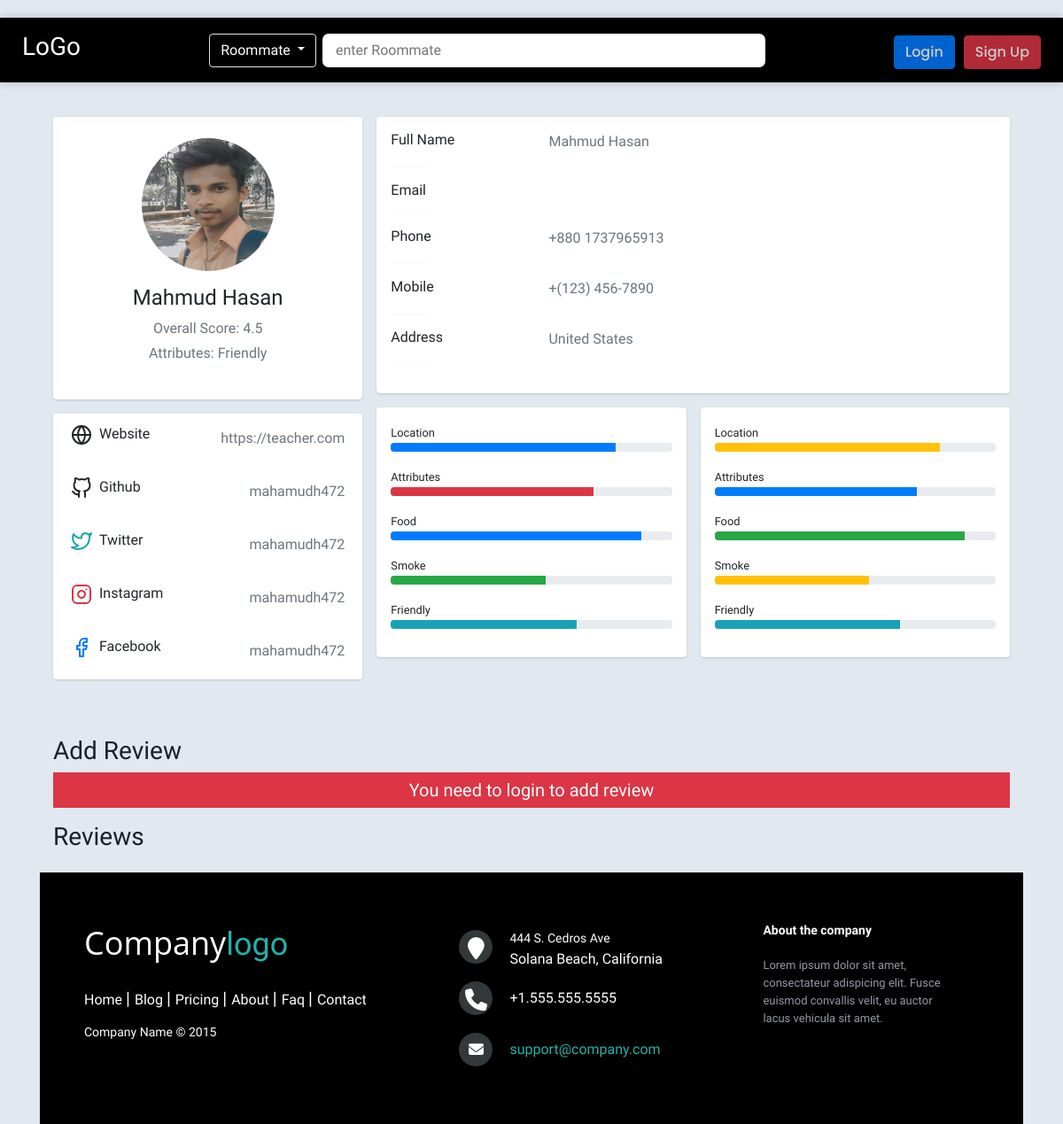
The page /profile/1 on the database as committed earlier.
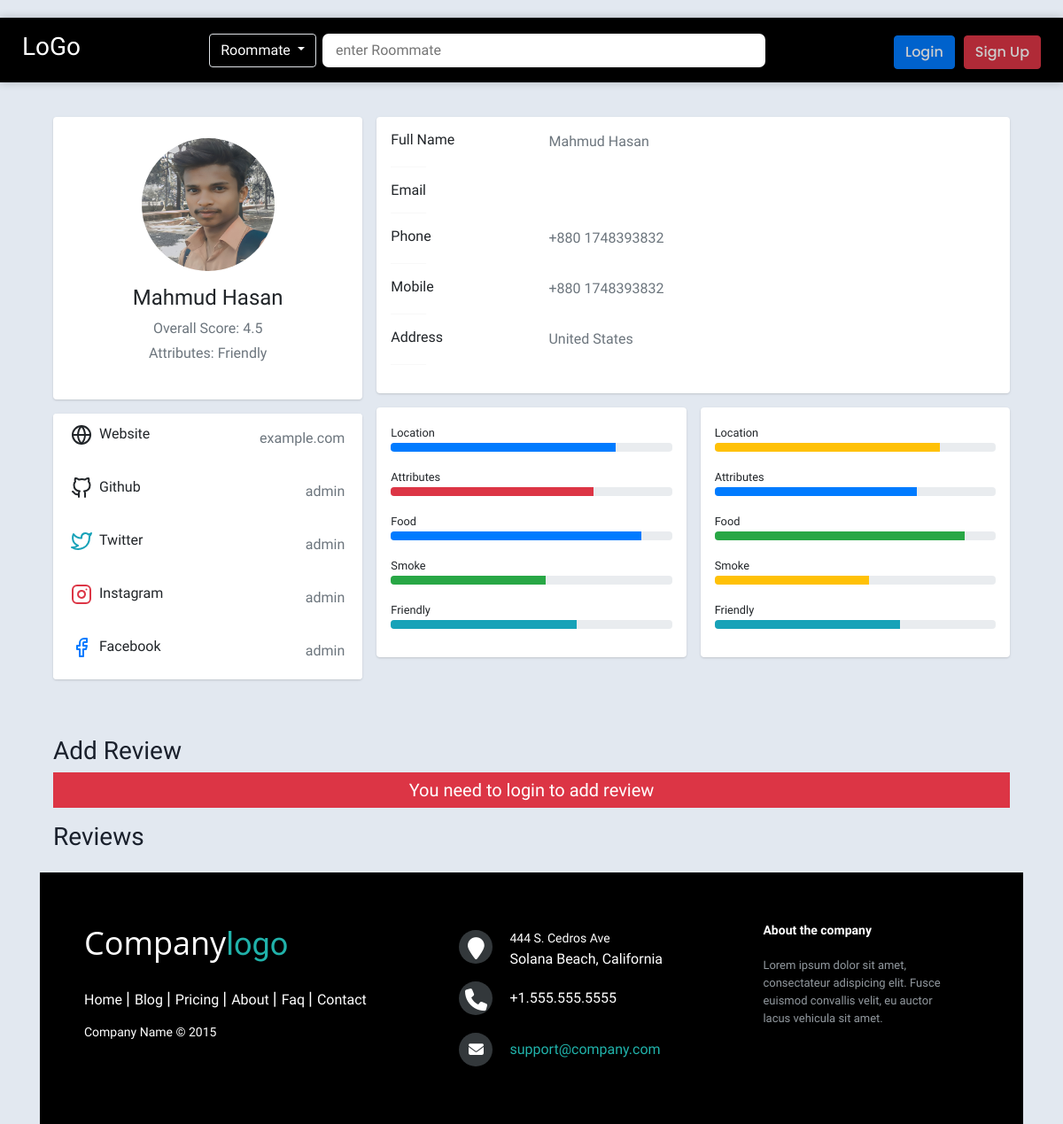
The same page on the database as committed later.
### roommates/models.py (models this page shows, shortened)
class UserProfile(models.Model):
    user = models.OneToOneField('auth.User', on_delete=models.CASCADE, blank=True, null=True)
    full_name = models.CharField(max_length=100, blank=True)
    email = models.EmailField(max_length=100, blank=True)
    phone = models.CharField(max_length=20, blank=True)
    mobile = models.CharField(max_length=20, blank=True)
    address = models.TextField(blank=True)
    photo = models.ImageField(upload_to='profile_photos', blank=True)

class SocialMedia(models.Model):
    user = models.OneToOneField(UserProfile, on_delete=models.CASCADE)
    website = models.CharField(max_length=20, null=True, blank=True)
    github = models.CharField(max_length=20, null=True, blank=True)
    twitter = models.CharField(max_length=20, null=True, blank=True)
    instagram = models.CharField(max_length=20, null=True, blank=True)
    facebook = models.CharField(max_length=20, null=True, blank=True)

### main/views.py (the view)
# urls.py: path('profile/<int:id>', views.profile_view, name="profile_view"),
def profile_view(request, id):
    user = UserProfile.objects.get(id=id)
    all_attributes = Attribute.objects.all()
    attributes = Attribute.objects.filter(author=user)
    return render(request, 'main/roommatedetails.html', {'userp': user, 'attributes': attributes, 'all_attributes': all_attributes})

### templates/main/roommatedetails.html (shortened to what this page needs)
{% extends 'base.html' %}
{% load static %}
{% block style %}
<link rel="stylesheet" href="{% static 'css/roommatedetails.css' %}">
<link rel="stylesheet" href="{% static 'css/rating.css' %}">
{% endblock %}
{% block content %}
<div class="container">
    <div class="main-body mt-4">
        <div class="row gutters-sm">
            <div class="col-md-4 mb-3">
                <div class="card">
                    <div class="card-body">
                        <div class="d-flex flex-column align-items-center text-center py-2">
                            {% if userp.photo %}
                            <img src="{{userp.photo.url}}" alt="Admin" class="rounded-circle" width="150" height="150">
                            {% else %}
                            <img src="https://bootdey.com/img/Content/avatar/avatar7.png" alt="Admin"
                                class="rounded-circle" width="150">
                            {% endif %}
                            <div class="mt-3">
                                <h4>{{userp.full_name}}</h4>
                                <p class="text-secondary mb-1">Overall Score: 4.5</p>
                                <p class="text-muted font-size-sm">Attributes: Friendly</p>
                            </div>
                        </div>
                    </div>
                </div>
                <div class="card mt-3">
                    <ul class="list-group list-group-flush">
                        <li class="list-group-item pb-3 d-flex justify-content-between align-items-center flex-wrap">
                            <h6 class="mb-0 pb-2">Website</h6>
                            <span class="text-secondary">{{userp.socialmedia.website}}</span>
                        </li>
                        <li class="list-group-item pb-3 d-flex justify-content-between align-items-center flex-wrap">
                            <h6 class="mb-0 pb-2">Github</h6>
                            <span class="text-secondary">{{userp.socialmedia.github}}</span>
                        </li>
                        <li class="list-group-item pb-3 d-flex justify-content-between align-items-center flex-wrap">
                            <h6 class="mb-0 pb-2">Twitter</h6>
                            <span class="text-secondary">{{userp.socialmedia.twitter}}</span>
                        </li>
                        <li class="list-group-item pb-3 d-flex justify-content-between align-items-center flex-wrap">
                            <h6 class="mb-0 pb-2">Instagram</h6>
                            <span class="text-secondary">{{userp.socialmedia.instagram}}</span>
                        </li>
                        <li class="list-group-item pb-3 d-flex justify-content-between align-items-center flex-wrap">
                            <h6 class="mb-0 pb-2">Facebook</h6>
                            <span class="text-secondary">{{userp.socialmedia.facebook}}</span>
                        </li>
                    </ul>
                </div>
            </div>
            <div class="col-md-8">
                <div class="card mb-3">
                    <div class="card-body">
                        <div class="row">
                            <div class="col-sm-3">
                                <h6 class="mb-0">Full Name</h6>
                            </div>
                            <div class="col-sm-9 text-secondary">
                                {{userp.full_name}}
                            </div>
                        </div>
                        <hr>
                        <div class="row">
                            <div class="col-sm-3">
                                <h6 class="mb-0">Email</h6>
                            </div>
                            <div class="col-sm-9 text-secondary">
                            </div>
                        </div>
                        <hr>
                        <div class="row">
                            <div class="col-sm-3">
                                <h6 class="mb-0">Phone</h6>
                            </div>
                            <div class="col-sm-9 text-secondary">
                                {% if userp.phone %}{{userp.phone}}
                                {% else %}Not Available{% endif %}
                            </div>
                        </div>
                        <hr>
                        <div class="row">
                            <div class="col-sm-3">
                                <h6 class="mb-0">Mobile</h6>
                            </div>
                            <div class="col-sm-9 text-secondary">
                                {% if userp.phone %}{{userp.mobile}}
                                {% else %}Not Available{% endif %}
                            </div>
                        </div>
                        <hr>
                        <div class="row">
                            <div class="col-sm-3">
                                <h6 class="mb-0">Address</h6>
                            </div>
                            <div class="col-sm-9 mb-0 text-secondary">
                                {% if userp.phone %}{{userp.address}}
                                {% else %}Not Available{% endif %}
                            </div>
                        </div>
                        <hr>
                    </div>
                </div>
                <div class="row gutters-sm">
                    <div class="col-sm-6 mb-3">
                        <div class="card h-100">
                            <div class="card-body">
                                <small>Location</small>
                                <div class="progress mb-3" style="height: 10px">
                                    <div class="progress-bar bg-primary" role="progressbar" style="width: 80%"
                                        aria-valuenow="80" aria-valuemin="0" aria-valuemax="100"></div>
                                </div>
                                <small>Attributes</small>
                                <div class="progress mb-3" style="height: 10px">
                                    <div class="progress-bar bg-danger" role="progressbar" style="width: 72%"
                                        aria-valuenow="72" aria-valuemin="0" aria-valuemax="100"></div>
                                </div>
                                <small>Food</small>
                                <div class="progress mb-3" style="height: 10px">
                                    <div class="progress-bar bg-primary" role="progressbar" style="width: 89%"
                                        aria-valuenow="89" aria-valuemin="0" aria-valuemax="100"></div>
                                </div>
                                <small>Smoke</small>
                                <div class="progress mb-3" style="height: 10px">
                                    <div class="progress-bar bg-success" role="progressbar" style="width: 55%"
                                        aria-valuenow="55" aria-valuemin="0" aria-valuemax="100"></div>
                                </div>
                                <small>Friendly</small>
                                <div class="progress mb-3" style="height: 10px">
                                    <div class="progress-bar bg-info" role="progressbar" style="width: 66%"
                                        aria-valuenow="66" aria-valuemin="0" aria-valuemax="100"></div>
                                </div>
                            </div>
                        </div>
                    </div>
                    <div class="col-sm-6 mb-3">
                        <div class="card h-100">
                            <div class="card-body">
                                <small>Location</small>
                                <div class="progress mb-3" style="height: 10px">
                                    <div class="progress-bar bg-warning" role="progressbar" style="width: 80%"
                                        aria-valuenow="80" aria-valuemin="0" aria-valuemax="100"></div>
                                </div>
                                <small>Attributes</small>
                                <div class="progress mb-3" style="height: 10px">
                                    <div class="progress-bar bg-primary" role="progressbar" style="width: 72%"
                                        aria-valuenow="72" aria-valuemin="0" aria-valuemax="100"></div>
                                </div>
                                <small>Food</small>
                                <div class="progress mb-3" style="height: 10px">
                                    <div class="progress-bar bg-success" role="progressbar" style="width: 89%"
                                        aria-valuenow="89" aria-valuemin="0" aria-valuemax="100"></div>
                                </div>
                                <small>Smoke</small>
                                <div class="progress mb-3" style="height: 10px">
                                    <div class="progress-bar bg-warning" role="progressbar" style="width: 55%"
                                        aria-valuenow="55" aria-valuemin="0" aria-valuemax="100"></div>
                                </div>
                                <small>Friendly</small>
                                <div class="progress mb-3" style="height: 10px">
                                    <div class="progress-bar bg-info" role="progressbar" style="width: 66%"
                                        aria-valuenow="66" aria-valuemin="0" aria-valuemax="100"></div>
                                </div>
                            </div>
                        </div>
                    </div>
                </div>
            </div>
        </div>
        {% if request.user != userp.user and user.is_authenticated %}
        <div class="add-review mt-5">
            <h3>Add Review</h3>
            <form action="{% url 'main:roommate_add_review' userp.id %}" method="post">
                {% csrf_token %}
                <div class="mb-3">
                    <h6>Rate</h6>
                    <div class="rating">
                        <label>
                          <input type="radio" name="rate" value="1" />
                          <span class="icon">★</span>
                        </label>
                        <label>
                          <input type="radio" name="rate" value="2" />
                          <span class="icon">★</span>
                          <span class="icon">★</span>
                        </label>
                        <label>
                          <input type="radio" name="rate" value="3" />
                          <span class="icon">★</span>
                          <span class="icon">★</span>
                          <span class="icon">★</span>
                        </label>
                        <label>
                          <input type="radio" name="rate" value="4" />
                          <span class="icon">★</span>
                          <span class="icon">★</span>
                          <span class="icon">★</span>
                          <span class="icon">★</span>
                        </label>
                        <label>
                          <input type="radio" name="rate" value="5" />
                          <span class="icon">★</span>
                          <span class="icon">★</span>
                          <span class="icon">★</span>
                          <span class="icon">★</span>
                          <span class="icon">★</span>
                        </label>
                    </div>
                    <div class="form-group ">
                        <textarea class="form-control" id="exampleFormControlTextarea1" rows="3"
                            name="review"></textarea>
                    </div>
                    <ol id="list"></ol>
                    <div class="row">
                        <h4 class="mt-2">Attributes</h4>
                        <input type="hidden" name="attribute_list" id="attrList">
                        <div class="col-8">
                            <input type="text" name="" id="attr" list="attributes" class="form-control">
                        </div>
                        <datalist id="attributes">
                            {% for attribute in all_attributes %}
                            <option value="{{attribute.name}}"></option>
                            {% endfor %}
                        </datalist>
                        <div class="col-4 d-flex justify-content-around">
                            <div class="rating">
                                <label>
                                  <input type="radio" name="stars" value="1" />
                                  <span class="icon">★</span>
                                </label>
                                <label>
                                  <input type="radio" name="stars" value="2" />
                                  <span class="icon">★</span>
                                  <span class="icon">★</span>
                                </label>
                                <label>
                                  <input type="radio" name="stars" value="3" />
                                  <span class="icon">★</span>
                                  <span class="icon">★</span>
                                  <span class="icon">★</span>
                                </label>
                                <label>
                                  <input type="radio" name="stars" value="4" />
                                  <span class="icon">★</span>
                                  <span class="icon">★</span>
                                  <span class="icon">★</span>
                                  <span class="icon">★</span>
                                </label>
                                <label>
                                  <input type="radio" name="stars" value="5" />
                                  <span class="icon">★</span>
                                  <span class="icon">★</span>
                                  <span class="icon">★</span>
                                  <span class="icon">★</span>
                                  <span class="icon">★</span>
                                </label>
                            </div>
                            <button class="btn btn-primary" type="button" onclick="add_attribute()">Add</button>
                        </div>
                    </div>
                </div>
                <button type="submit" class="btn btn-primary">Submit</button>
            </form>
        </div>
        {% else %}
        {% if not user.is_authenticated %}
        <div class="add-review mt-5">
            <h3>Add Review</h3>
            <p class="bg-danger p-2 text-center text-white h5">You need to login to add review</p>
            {% endif %}
        {% endif %}
        <h3 class="mt-3">Reviews</h3>
    </div>
</div>
{% endblock %}

Rows that differ between the two databases and show on the page:
changed UserProfile "Mahmud Hasan": socialmedia.website "https://teacher.com" → "example.com"; socialmedia.github "mahamudh472" → "admin"; socialmedia.twitter "mahamudh472" → "admin"; socialmedia.instagram "mahamudh472" → "admin"; socialmedia.facebook "mahamudh472" → "admin"; phone "+880 1737965913" → "+880 1748393832"; mobile "+(123) 456-7890" → "+880 1748393832"
